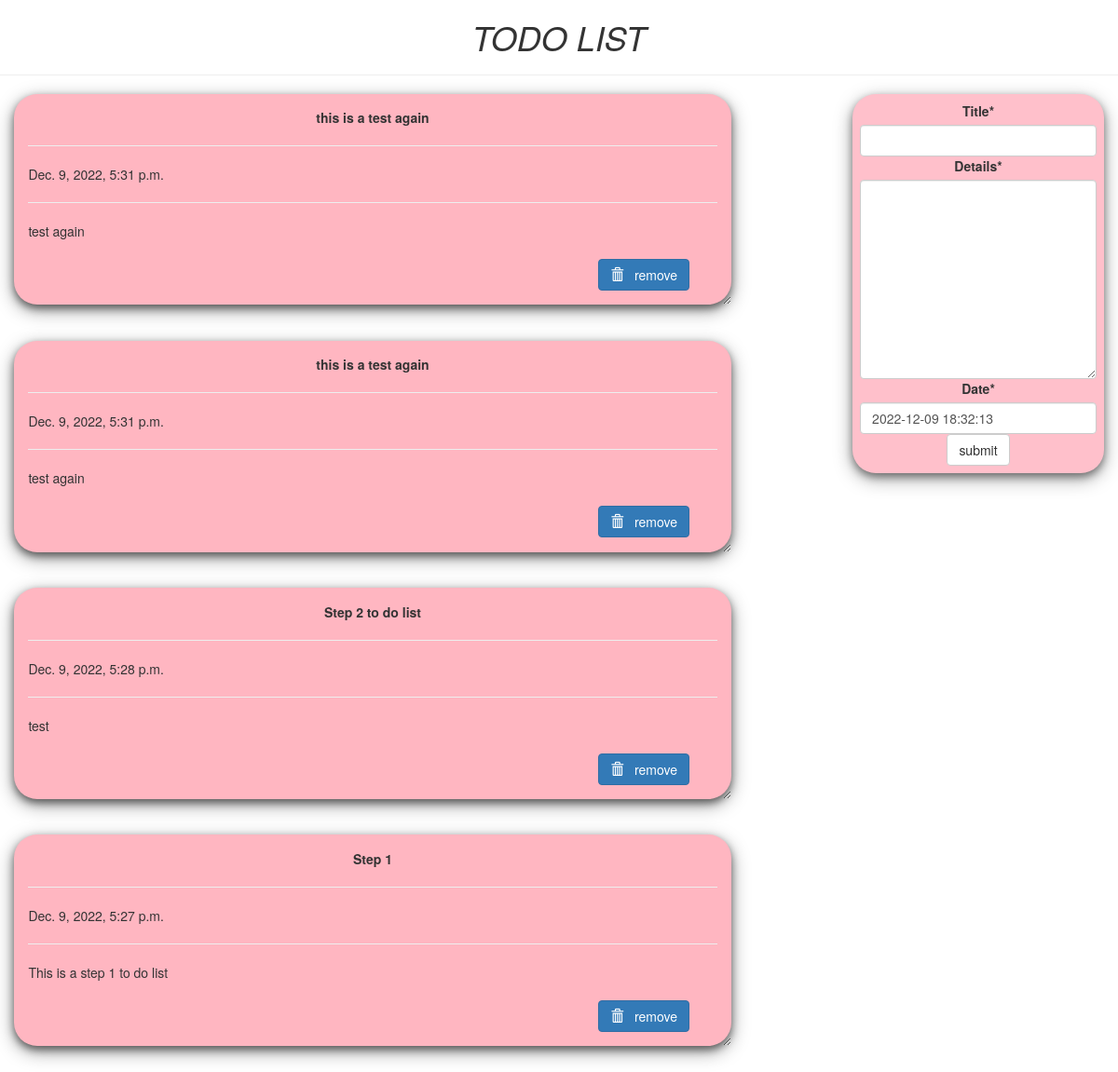
The page / on the database its author committed.
### todo/models.py (models this page shows, shortened)
class Todo(models.Model):
        title=models.CharField(max_length=100)  # create column "title"
        details=models.TextField()              # create column "details"
        date=models.DateTimeField(default=timezone.now)    # create column "date"

### todo/views.py (the view)
# urls.py: path('', views.index, name='todo'),
def index(request):
        item_list = Todo.objects.order_by("-date")
        if request.method == "POST":
                form = TodoForm(request.POST)
                if form.is_valid():
                        form.save()
                        return redirect('todo')
        form = TodoForm()
        page = {
                        "forms" : form,
                        "list" : item_list,
                        "title" : "TODO LIST",
                }
        return render(request, 'index.html', page)

### todo/forms.py
class TodoForm(forms.ModelForm):
        class Meta:
                model = Todo
                fields="__all__"

### todo/templates/index.html (shortened to what this page needs)
{% load crispy_forms_tags %}
<!DOCTYPE html>
<html lang="en" dir="ltr">
<head>
  <link rel="stylesheet" href="https://maxcdn.bootstrapcdn.com/bootstrap/3.3.7/css/bootstrap.min.css">
</head>
<body  class="container-fluid">
  <center class="row">
    <h1><i>TODO LIST</i></h1>
    <hr />
  </center>
  <div class="row">
    <div class="col-md-8">
      {% for i in list %}
      <div class="card">
        <center><b>{{i.title}}</b></center>
        <hr/>
        {{i.date}}
        <hr/>
        {{i.details}}
        <br />
        <br />
        <form action="/del/{{i.id}}" method="POST" style=" padding-right: 4%; padding-bottom: 3%;">
          <button value="remove" type="submit"  class="btn btn-primary" style="float: right;"><span class="glyphicon glyphicon-trash"></span> &nbsp; remove</button>
        </form>
      </div>
      {% endfor%}
    </div>
    <div class="col-md-1"> </div>
    <div class="col-md-3" >
      <div  class="submit_form">
      <form  method="POST">
        {{forms|crispy}}
        <center>
        <input type="submit" class="btn btn-default" value="submit" />
      </center>
      </form>
    </div>
  </div>
</div>
</body>
</html>

### todo/templates/index.html (style rules this page uses)
.card { box-shadow: 0 4px 8px 0 rgba(0,0,0,0.5), 0 6px 20px 0 rgba(0,0,0,0.39); background: lightpink; margin-bottom : 5%; border-radius: 25px; padding : 2%; overflow: auto; resize: both; text-overflow: ellipsis; }
.submit_form { text-align: center; padding: 3%; background: pink; border-radius: 25px; box-shadow: 0 4px 8px 0 rgba(0,0,0,0.4), 0 6px 20px 0 rgba(0,0,0,0.36); }

### rows shown on the page
Todo: title "this is a test again", date "Dec. 9, 2022, 5:31 p.m.", details "test again"
Todo: title "this is a test again", date "Dec. 9, 2022, 5:31 p.m.", details "test again"
Todo: title "Step 2 to do list", date "Dec. 9, 2022, 5:28 p.m.", details "test"
Todo: title "Step 1", date "Dec. 9, 2022, 5:27 p.m.", details "This is a step 1 to do list"
